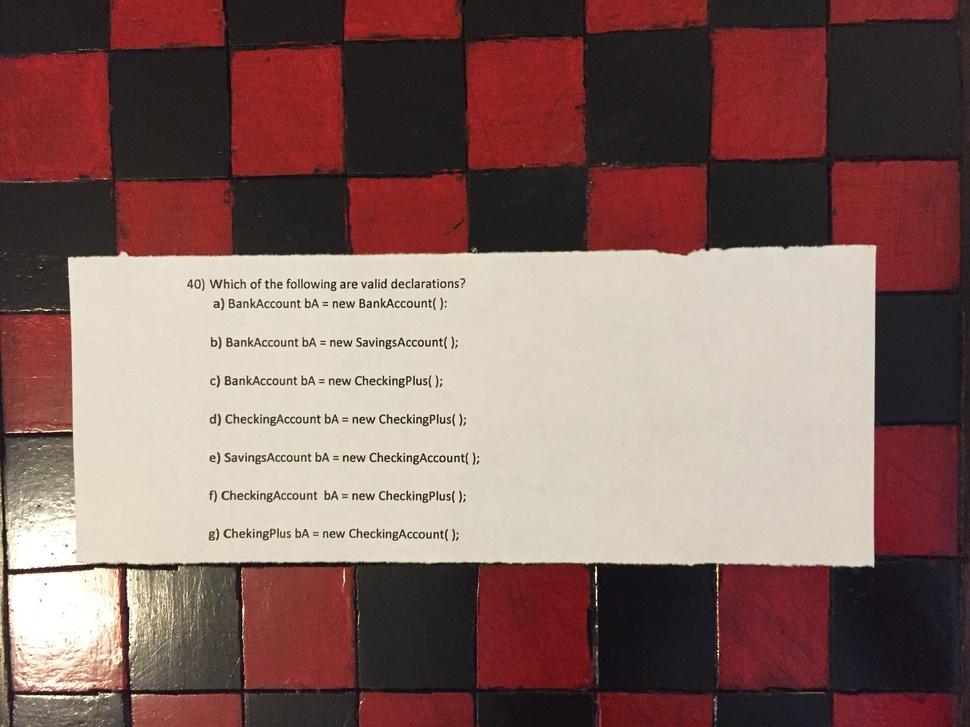
%> input picture Challenge2/data/input_5.JPG, 970 x 727 px, shrunk from 3264 x 2448 before the run
$ octave test9.m   (GNU Octave 9; MATLAB toolbox functions it lacks are replaced by stand-ins)
%> lines starting %> are read from the running program, lines starting %| are printed output that depends on the picture
clear; clc;
input_im = imread('data/input_5.JPG');
%> input_im is the input picture: size 727x970x3 uint8; mean R, G, B 133.4, 103.8, 98
input_im_red = input_im(:,:,1);
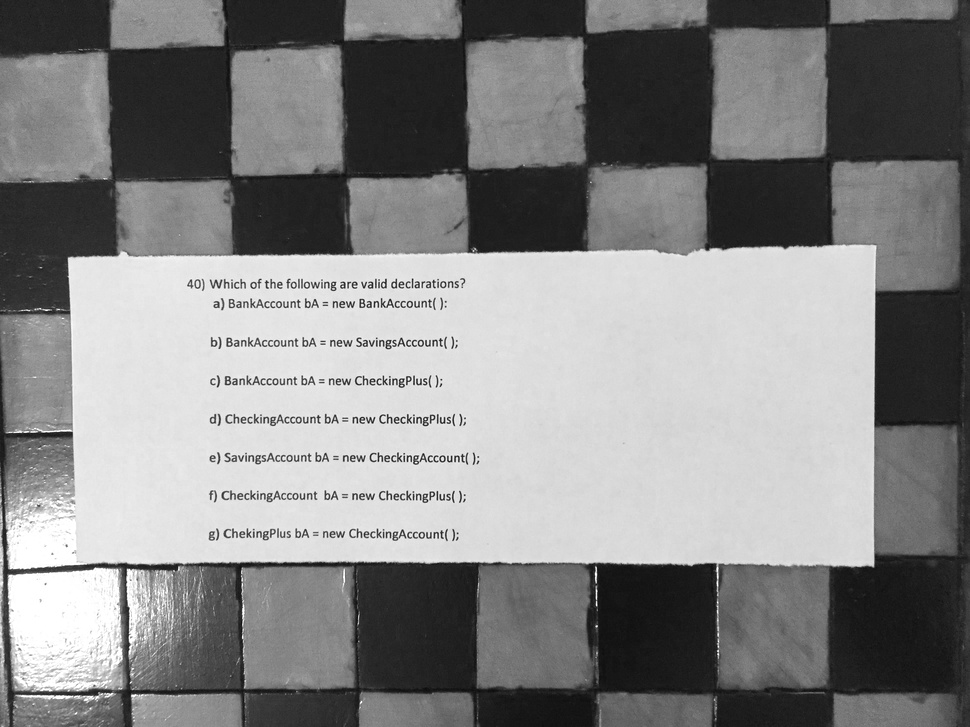
%> input_im_red: size 727x970 uint8; min 10, max 255, mean 133.4
input_im_green = input_im(:,:,2);
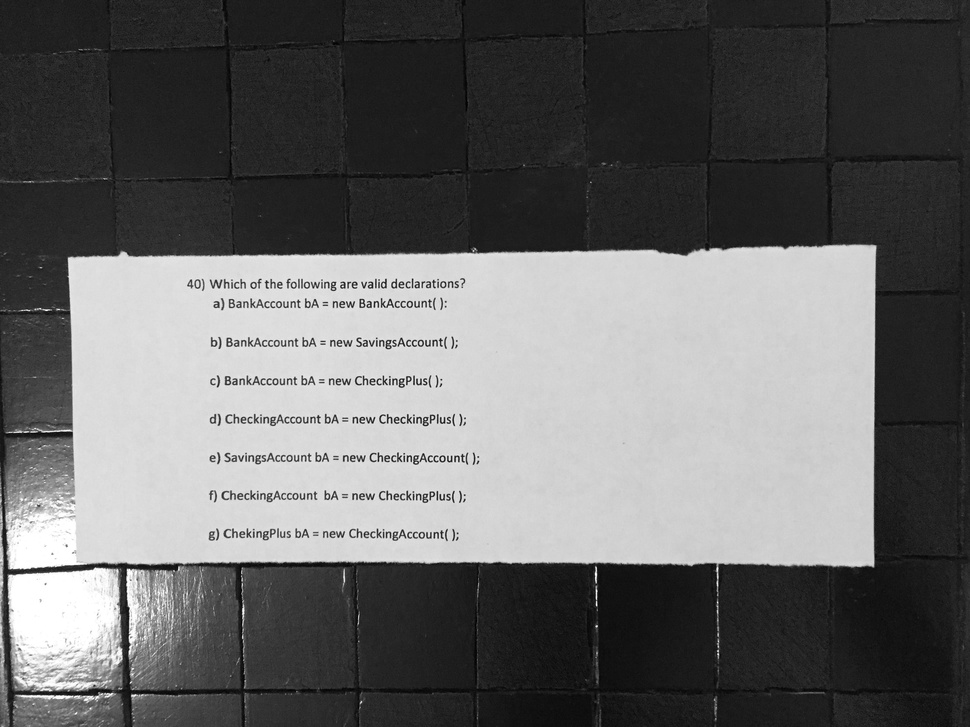
%> input_im_green: size 727x970 uint8; min 0, max 255, mean 103.8
input_im_blue = input_im(:,:,3);

imshow(input_im_blue);
title('blue');
figure;
imhist(input_im_blue);
title('blue');
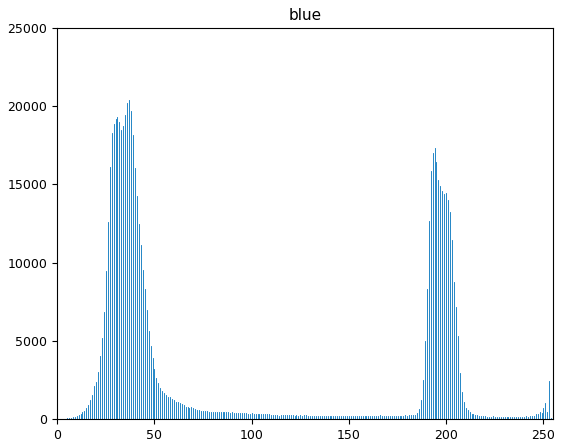
%> figure redrawn from the program's plot data; highest point at x = 37, y = 20429
hold on;

figure;
imshow(input_im_green);
title('green');
figure;
imhist(input_im_green);
title('green');
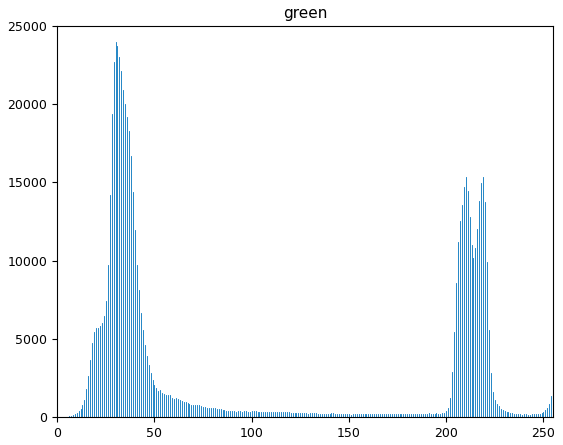
%> figure redrawn from the program's plot data; highest point at x = 30, y = 23948
hold on;

figure;
imshow(input_im_red);
title('red');
figure;
imhist(input_im_red);
title('red');
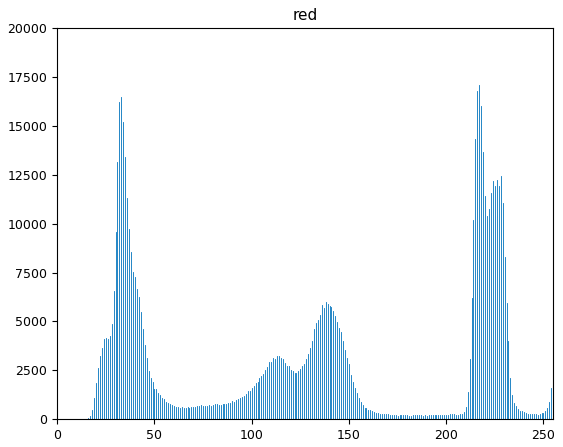
%> figure redrawn from the program's plot data; highest point at x = 217, y = 17109

 return;

$ run again, with Challenge2/data/input_10.JPG copied over Challenge2/data/input_5.JPG
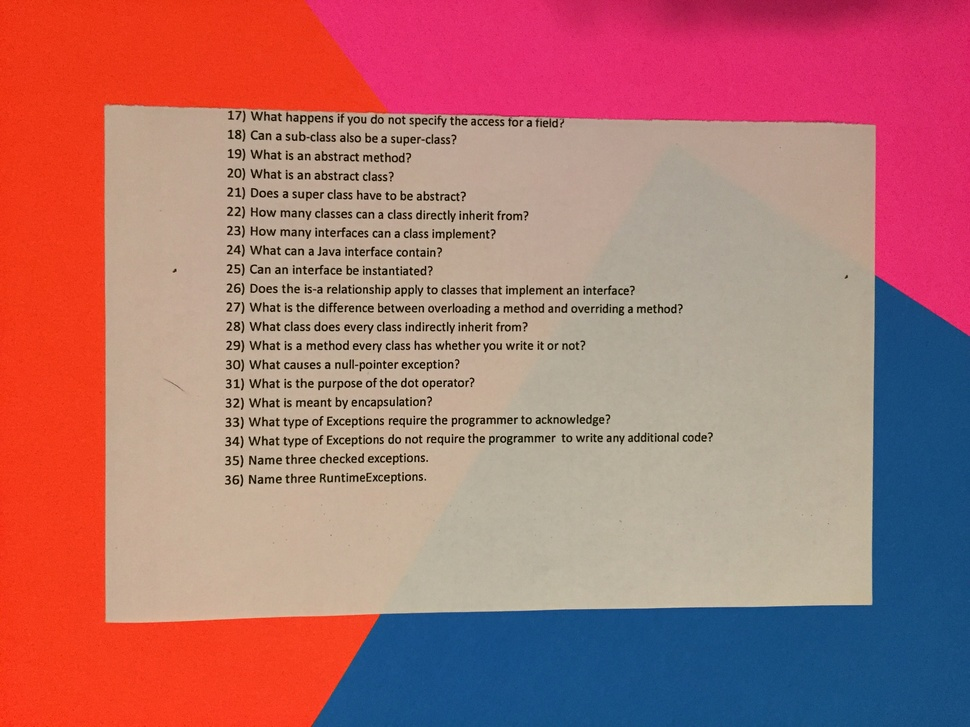
%> input picture Challenge2/data/input_10.JPG, 970 x 727 px, shrunk from 3264 x 2448 before the run
%> input_im is the input picture: size 727x970x3 uint8; mean R, G, B 174.5, 116.1, 115.6
%> `input_im_blue = input_im(:,:,3);`:
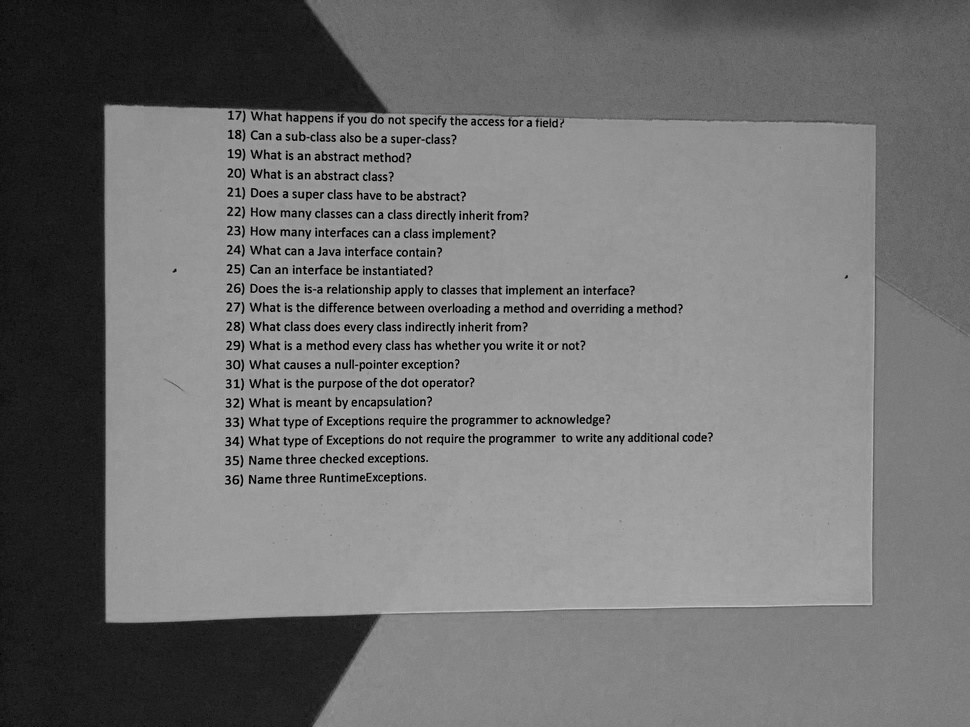
%> input_im_blue: size 727x970 uint8; min 0, max 199, mean 115.6
%> `title('red');`:
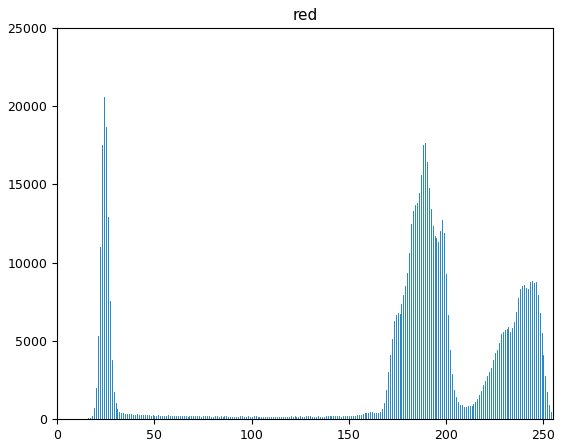
%> figure redrawn from the program's plot data; highest point at x = 24, y = 20598

$ run again, with Challenge2/data/input_11.JPG copied over Challenge2/data/input_5.JPG
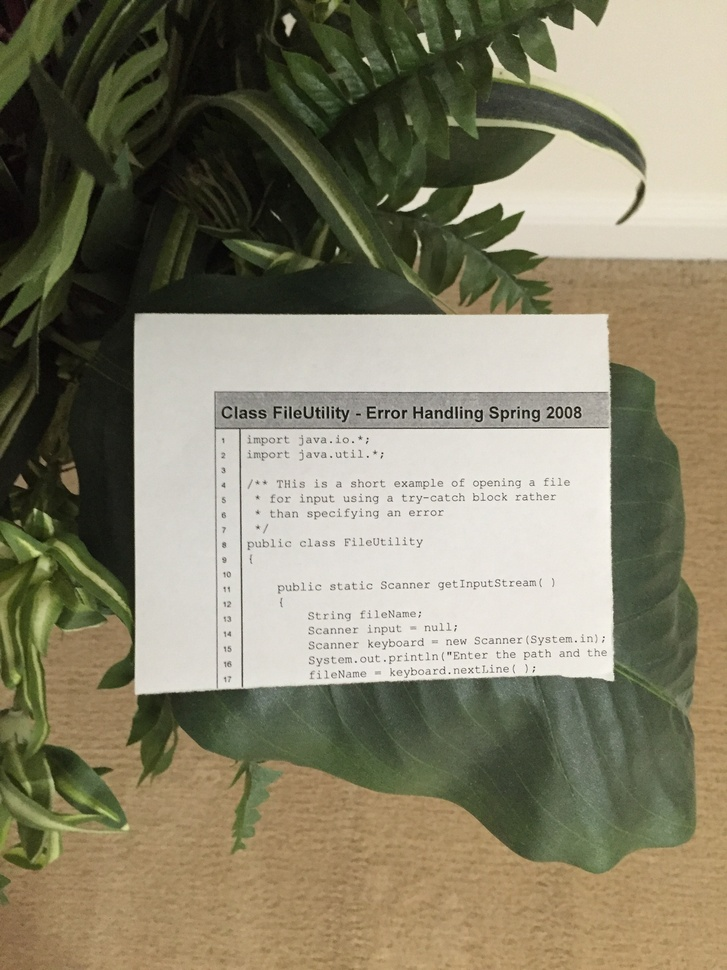
%> input picture Challenge2/data/input_11.JPG, 727 x 970 px, shrunk from 2448 x 3264 before the run
%> input_im is the input picture: size 970x727x3 uint8; mean R, G, B 133, 128.1, 105.4
%> `input_im_blue = input_im(:,:,3);`:
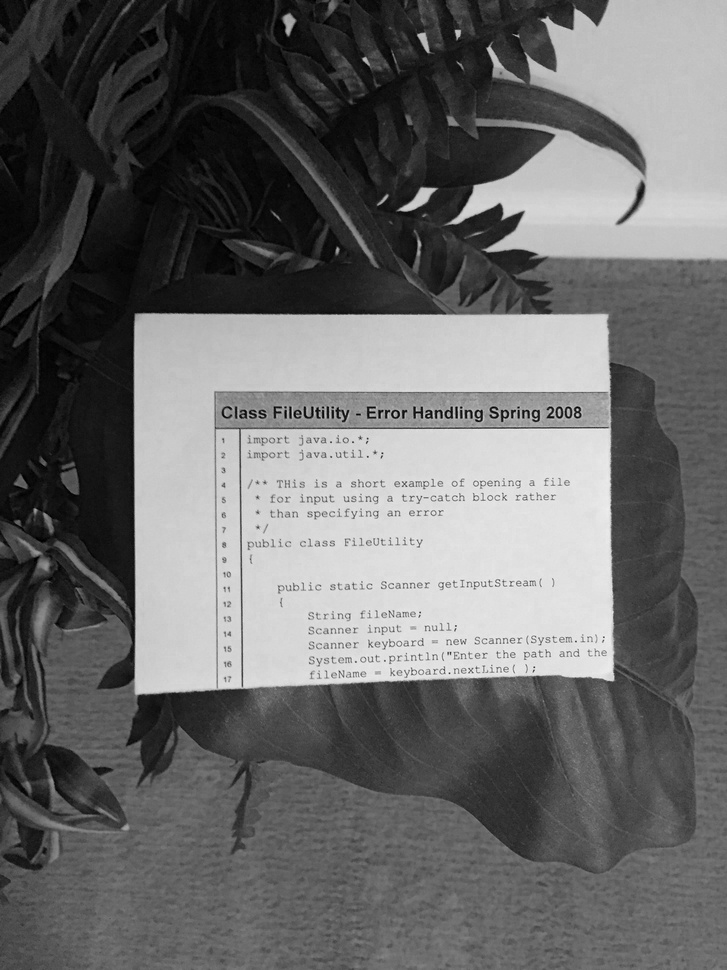
%> input_im_blue: size 970x727 uint8; min 0, max 246, mean 105.4
%> `title('red');`:
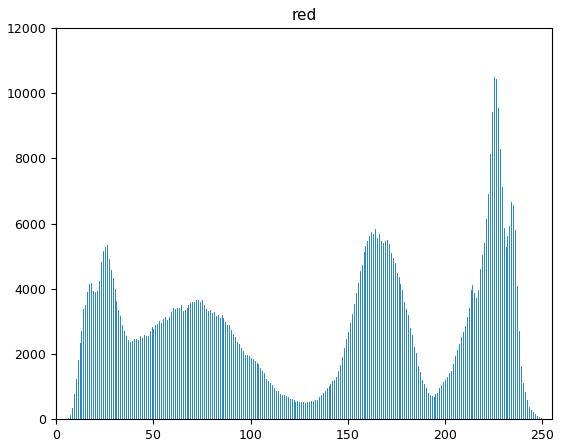
%> figure redrawn from the program's plot data; highest point at x = 225, y = 10483
